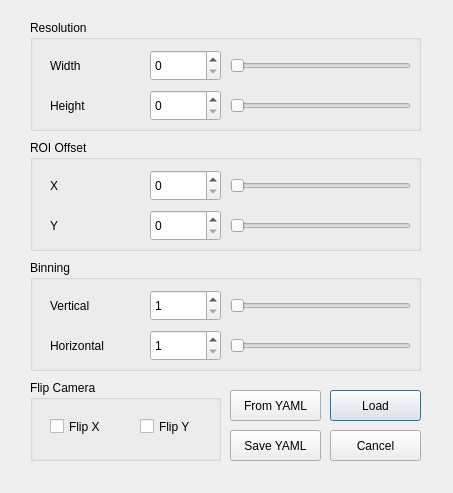
<?xml version="1.0" encoding="UTF-8"?>
<ui version="4.0">
 <class>SelectCameraParamsDialog</class>
 <widget class="QDialog" name="SelectCameraParamsDialog">
  <property name="geometry">
   <rect>
    <x>0</x>
    <y>0</y>
    <width>453</width>
    <height>493</height>
   </rect>
  </property>
  <property name="windowTitle">
   <string>Dialog</string>
  </property>
  <widget class="QPushButton" name="Load_pushButton">
   <property name="geometry">
    <rect>
     <x>330</x>
     <y>390</y>
     <width>91</width>
     <height>31</height>
    </rect>
   </property>
   <property name="text">
    <string>Load</string>
   </property>
  </widget>
  <widget class="QPushButton" name="Cancel_pushButton">
   <property name="geometry">
    <rect>
     <x>330</x>
     <y>430</y>
     <width>91</width>
     <height>31</height>
    </rect>
   </property>
   <property name="text">
    <string>Cancel</string>
   </property>
  </widget>
  <widget class="QGroupBox" name="groupBox">
   <property name="geometry">
    <rect>
     <x>30</x>
     <y>20</y>
     <width>391</width>
     <height>111</height>
    </rect>
   </property>
   <property name="title">
    <string>Resolution</string>
   </property>
   <widget class="QSlider" name="width_slider">
    <property name="geometry">
     <rect>
      <x>200</x>
      <y>30</y>
      <width>181</width>
      <height>31</height>
     </rect>
    </property>
    <property name="inputMethodHints">
     <set>Qt::ImhPreferNumbers</set>
    </property>
    <property name="singleStep">
     <number>2</number>
    </property>
    <property name="orientation">
     <enum>Qt::Horizontal</enum>
    </property>
    <property name="tickInterval">
     <number>0</number>
    </property>
   </widget>
   <widget class="QSlider" name="height_slider">
    <property name="geometry">
     <rect>
      <x>200</x>
      <y>70</y>
      <width>181</width>
      <height>31</height>
     </rect>
    </property>
    <property name="singleStep">
     <number>2</number>
    </property>
    <property name="orientation">
     <enum>Qt::Horizontal</enum>
    </property>
   </widget>
   <widget class="QLabel" name="label_5">
    <property name="geometry">
     <rect>
      <x>20</x>
      <y>30</y>
      <width>51</width>
      <height>31</height>
     </rect>
    </property>
    <property name="text">
     <string>Width</string>
    </property>
   </widget>
   <widget class="QLabel" name="label_6">
    <property name="geometry">
     <rect>
      <x>20</x>
      <y>70</y>
      <width>51</width>
      <height>31</height>
     </rect>
    </property>
    <property name="text">
     <string>Height</string>
    </property>
   </widget>
   <widget class="QSpinBox" name="width_spinBox">
    <property name="geometry">
     <rect>
      <x>120</x>
      <y>30</y>
      <width>71</width>
      <height>31</height>
     </rect>
    </property>
    <property name="singleStep">
     <number>2</number>
    </property>
   </widget>
   <widget class="QSpinBox" name="height_spinBox">
    <property name="geometry">
     <rect>
      <x>120</x>
      <y>70</y>
      <width>71</width>
      <height>31</height>
     </rect>
    </property>
    <property name="maximum">
     <number>99</number>
    </property>
    <property name="singleStep">
     <number>2</number>
    </property>
   </widget>
  </widget>
  <widget class="QGroupBox" name="groupBox_2">
   <property name="geometry">
    <rect>
     <x>30</x>
     <y>140</y>
     <width>391</width>
     <height>111</height>
    </rect>
   </property>
   <property name="title">
    <string>ROI Offset</string>
   </property>
   <widget class="QSlider" name="xOffset_slider">
    <property name="geometry">
     <rect>
      <x>200</x>
      <y>30</y>
      <width>181</width>
      <height>31</height>
     </rect>
    </property>
    <property name="singleStep">
     <number>2</number>
    </property>
    <property name="orientation">
     <enum>Qt::Horizontal</enum>
    </property>
    <property name="tickPosition">
     <enum>QSlider::NoTicks</enum>
    </property>
    <property name="tickInterval">
     <number>0</number>
    </property>
   </widget>
   <widget class="QSlider" name="yOffset_slider">
    <property name="geometry">
     <rect>
      <x>200</x>
      <y>70</y>
      <width>181</width>
      <height>31</height>
     </rect>
    </property>
    <property name="singleStep">
     <number>2</number>
    </property>
    <property name="orientation">
     <enum>Qt::Horizontal</enum>
    </property>
   </widget>
   <widget class="QLabel" name="label_3">
    <property name="geometry">
     <rect>
      <x>20</x>
      <y>30</y>
      <width>47</width>
      <height>31</height>
     </rect>
    </property>
    <property name="text">
     <string>X</string>
    </property>
   </widget>
   <widget class="QLabel" name="label_4">
    <property name="geometry">
     <rect>
      <x>20</x>
      <y>70</y>
      <width>81</width>
      <height>31</height>
     </rect>
    </property>
    <property name="text">
     <string>Y</string>
    </property>
   </widget>
   <widget class="QSpinBox" name="xOffset_spinBox">
    <property name="geometry">
     <rect>
      <x>120</x>
      <y>30</y>
      <width>71</width>
      <height>31</height>
     </rect>
    </property>
    <property name="singleStep">
     <number>2</number>
    </property>
   </widget>
   <widget class="QSpinBox" name="yOffset_spinBox">
    <property name="geometry">
     <rect>
      <x>120</x>
      <y>70</y>
      <width>71</width>
      <height>31</height>
     </rect>
    </property>
    <property name="singleStep">
     <number>2</number>
    </property>
   </widget>
  </widget>
  <widget class="QGroupBox" name="groupBox_3">
   <property name="geometry">
    <rect>
     <x>30</x>
     <y>260</y>
     <width>391</width>
     <height>111</height>
    </rect>
   </property>
   <property name="title">
    <string>Binning</string>
   </property>
   <widget class="QSlider" name="vBinning_slider">
    <property name="geometry">
     <rect>
      <x>200</x>
      <y>30</y>
      <width>181</width>
      <height>31</height>
     </rect>
    </property>
    <property name="minimum">
     <number>1</number>
    </property>
    <property name="maximum">
     <number>4</number>
    </property>
    <property name="singleStep">
     <number>2</number>
    </property>
    <property name="orientation">
     <enum>Qt::Horizontal</enum>
    </property>
   </widget>
   <widget class="QSlider" name="hBinning_slider">
    <property name="geometry">
     <rect>
      <x>200</x>
      <y>70</y>
      <width>181</width>
      <height>31</height>
     </rect>
    </property>
    <property name="minimum">
     <number>1</number>
    </property>
    <property name="maximum">
     <number>4</number>
    </property>
    <property name="singleStep">
     <number>2</number>
    </property>
    <property name="orientation">
     <enum>Qt::Horizontal</enum>
    </property>
   </widget>
   <widget class="QLabel" name="label">
    <property name="geometry">
     <rect>
      <x>20</x>
      <y>30</y>
      <width>81</width>
      <height>31</height>
     </rect>
    </property>
    <property name="text">
     <string>Vertical</string>
    </property>
   </widget>
   <widget class="QLabel" name="label_2">
    <property name="geometry">
     <rect>
      <x>20</x>
      <y>70</y>
      <width>91</width>
      <height>31</height>
     </rect>
    </property>
    <property name="text">
     <string>Horizontal</string>
    </property>
   </widget>
   <widget class="QSpinBox" name="vBinning_spinBox">
    <property name="geometry">
     <rect>
      <x>120</x>
      <y>30</y>
      <width>71</width>
      <height>31</height>
     </rect>
    </property>
    <property name="minimum">
     <number>1</number>
    </property>
    <property name="maximum">
     <number>4</number>
    </property>
   </widget>
   <widget class="QSpinBox" name="hBinning_spinBox">
    <property name="geometry">
     <rect>
      <x>120</x>
      <y>70</y>
      <width>71</width>
      <height>31</height>
     </rect>
    </property>
    <property name="minimum">
     <number>1</number>
    </property>
    <property name="maximum">
     <number>4</number>
    </property>
   </widget>
  </widget>
  <widget class="QPushButton" name="fromYAML_pushButton">
   <property name="geometry">
    <rect>
     <x>230</x>
     <y>390</y>
     <width>91</width>
     <height>31</height>
    </rect>
   </property>
   <property name="text">
    <string>From YAML</string>
   </property>
  </widget>
  <widget class="QGroupBox" name="groupBox_4">
   <property name="geometry">
    <rect>
     <x>30</x>
     <y>380</y>
     <width>191</width>
     <height>81</height>
    </rect>
   </property>
   <property name="title">
    <string>Flip Camera</string>
   </property>
   <widget class="QCheckBox" name="yFlip_checkBox">
    <property name="geometry">
     <rect>
      <x>110</x>
      <y>26</y>
      <width>70</width>
      <height>41</height>
     </rect>
    </property>
    <property name="text">
     <string>Flip Y</string>
    </property>
   </widget>
   <widget class="QCheckBox" name="xFlip_checkBox">
    <property name="geometry">
     <rect>
      <x>20</x>
      <y>26</y>
      <width>70</width>
      <height>41</height>
     </rect>
    </property>
    <property name="text">
     <string>Flip X</string>
    </property>
   </widget>
  </widget>
  <widget class="QPushButton" name="save_YAML_pushButton">
   <property name="geometry">
    <rect>
     <x>230</x>
     <y>430</y>
     <width>91</width>
     <height>31</height>
    </rect>
   </property>
   <property name="text">
    <string>Save YAML</string>
   </property>
  </widget>
 </widget>
 <resources/>
 <connections/>
</ui>
